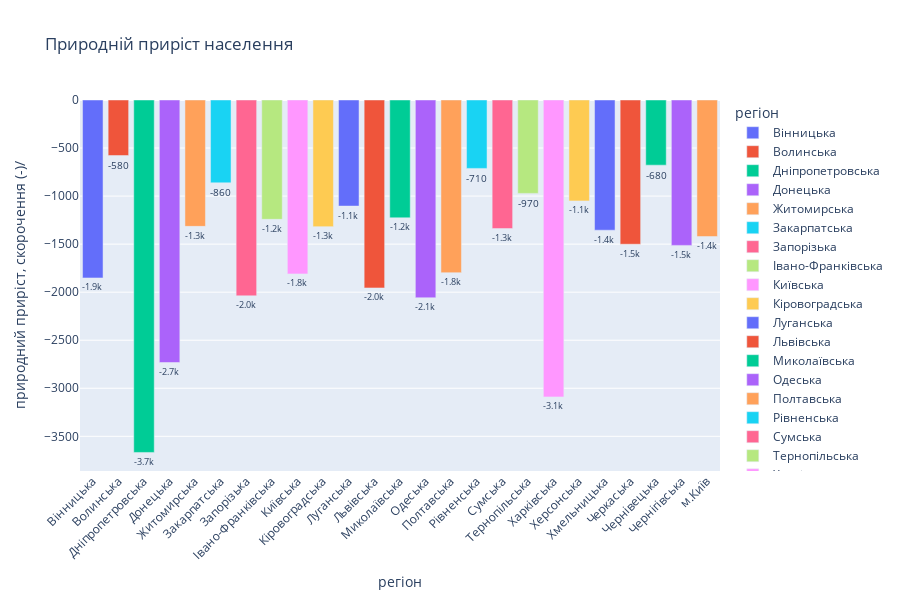

The notebook cell saved with this chart:
### Markdown cell above
Стовпчаста діаграма про природній приріст населення

### Code cell
df_copy = df[~df['регіон'].str.contains('Україна')]
fig = px.bar(df_copy, y='природний приріст, скорочення (-)/', x='регіон', text='природний приріст, скорочення (-)/', color='регіон', title='Природній приріст населення')
fig.update_traces(texttemplate='%{text:.2s}', textposition='outside')
fig.update_layout(uniformtext_minsize=8)
fig.update_layout(xaxis_tickangle=-45)
fig.layout.width = 900
fig.layout.height = 600
fig

### Figure 1 — Plotly figure (JSON) as saved in the notebook; plotly's stock layout.template omitted (floating-point values rounded to 4 significant figures)
{"data": [{"alignmentgroup": "True", "hovertemplate": "регіон=%{x}<br>природний приріст, скорочення (-)/=%{text}<extra></extra>", "legendgroup": "Вінницька", "marker": {"color": "#636efa", "pattern": {"shape": ""}}, "name": "Вінницька", "offsetgroup": "Вінницька", "orientation": "v", "showlegend": true, "text": [-1852], "textposition": "outside", "texttemplate": "%{text:.2s}", "type": "bar", "x": ["Вінницька"], "xaxis": "x", "y": [-1852], "yaxis": "y"}, {"alignmentgroup": "True", "hovertemplate": "регіон=%{x}<br>природний приріст, скорочення (-)/=%{text}<extra></extra>", "legendgroup": "Волинська", "marker": {"color": "#EF553B", "pattern": {"shape": ""}}, "name": "Волинська", "offsetgroup": "Волинська", "orientation": "v", "showlegend": true, "text": [-578], "textposition": "outside", "texttemplate": "%{text:.2s}", "type": "bar", "x": ["Волинська"], "xaxis": "x", "y": [-578], "yaxis": "y"}, {"alignmentgroup": "True", "hovertemplate": "регіон=%{x}<br>природний приріст, скорочення (-)/=%{text}<extra></extra>", "legendgroup": "Дніпропетровська", "marker": {"color": "#00cc96", "pattern": {"shape": ""}}, "name": "Дніпропетровська", "offsetgroup": "Дніпропетровська", "orientation": "v", "showlegend": true, "text": [-3668], "textposition": "outside", "texttemplate": "%{text:.2s}", "type": "bar", "x": ["Дніпропетровська"], "xaxis": "x", "y": [-3668], "yaxis": "y"}, {"alignmentgroup": "True", "hovertemplate": "регіон=%{x}<br>природний приріст, скорочення (-)/=%{text}<extra></extra>", "legendgroup": "Донецька", "marker": {"color": "#ab63fa", "pattern": {"shape": ""}}, "name": "Донецька", "offsetgroup": "Донецька", "orientation": "v", "showlegend": true, "text": [-2732], "textposition": "outside", "texttemplate": "%{text:.2s}", "type": "bar", "x": ["Донецька"], "xaxis": "x", "y": [-2732], "yaxis": "y"}, {"alignmentgroup": "True", "hovertemplate": "регіон=%{x}<br>природний приріст, скорочення (-)/=%{text}<extra></extra>", "legendgroup": "Житомирська", "marker": {"color": "#FFA15A", "pattern": {"shape": ""}}, "name": "Житомирська", "offsetgroup": "Житомирська", "orientation": "v", "showlegend": true, "text": [-1315], "textposition": "outside", "texttemplate": "%{text:.2s}", "type": "bar", "x": ["Житомирська"], "xaxis": "x", "y": [-1315], "yaxis": "y"}, {"alignmentgroup": "True", "hovertemplate": "регіон=%{x}<br>природний приріст, скорочення (-)/=%{text}<extra></extra>", "legendgroup": "Закарпатська", "marker": {"color": "#19d3f3", "pattern": {"shape": ""}}, "name": "Закарпатська", "offsetgroup": "Закарпатська", "orientation": "v", "showlegend": true, "text": [-862], "textposition": "outside", "texttemplate": "%{text:.2s}", "type": "bar", "x": ["Закарпатська"], "xaxis": "x", "y": [-862], "yaxis": "y"}, {"alignmentgroup": "True", "hovertemplate": "регіон=%{x}<br>природний приріст, скорочення (-)/=%{text}<extra></extra>", "legendgroup": "Запорізька", "marker": {"color": "#FF6692", "pattern": {"shape": ""}}, "name": "Запорізька", "offsetgroup": "Запорізька", "orientation": "v", "showlegend": true, "text": [-2038], "textposition": "outside", "texttemplate": "%{text:.2s}", "type": "bar", "x": ["Запорізька"], "xaxis": "x", "y": [-2038], "yaxis": "y"}, {"alignmentgroup": "True", "hovertemplate": "регіон=%{x}<br>природний приріст, скорочення (-)/=%{text}<extra></extra>", "legendgroup": "Івано-Франківська", "marker": {"color": "#B6E880", "pattern": {"shape": ""}}, "name": "Івано-Франківська", "offsetgroup": "Івано-Франківська", "orientation": "v", "showlegend": true, "text": [-1242], "textposition": "outside", "texttemplate": "%{text:.2s}", "type": "bar", "x": ["Івано-Франківська"], "xaxis": "x", "y": [-1242], "yaxis": "y"}, {"alignmentgroup": "True", "hovertemplate": "регіон=%{x}<br>природний приріст, скорочення (-)/=%{text}<extra></extra>", "legendgroup": "Київська", "marker": {"color": "#FF97FF", "pattern": {"shape": ""}}, "name": "Київська", "offsetgroup": "Київська", "orientation": "v", "showlegend": true, "text": [-1810], "textposition": "outside", "texttemplate": "%{text:.2s}", "type": "bar", "x": ["Київська"], "xaxis": "x", "y": [-1810], "yaxis": "y"}, {"alignmentgroup": "True", "hovertemplate": "регіон=%{x}<br>природний приріст, скорочення (-)/=%{text}<extra></extra>", "legendgroup": "Кіровоградська", "marker": {"color": "#FECB52", "pattern": {"shape": ""}}, "name": "Кіровоградська", "offsetgroup": "Кіровоградська", "orientation": "v", "showlegend": true, "text": [-1318], "textposition": "outside", "texttemplate": "%{text:.2s}", "type": "bar", "x": ["Кіровоградська"], "xaxis": "x", "y": [-1318], "yaxis": "y"}, {"alignmentgroup": "True", "hovertemplate": "регіон=%{x}<br>природний приріст, скорочення (-)/=%{text}<extra></extra>", "legendgroup": "Луганська", "marker": {"color": "#636efa", "pattern": {"shape": ""}}, "name": "Луганська", "offsetgroup": "Луганська", "orientation": "v", "showlegend": true, "text": [-1104], "textposition": "outside", "texttemplate": "%{text:.2s}", "type": "bar", "x": ["Луганська"], "xaxis": "x", "y": [-1104], "yaxis": "y"}, {"alignmentgroup": "True", "hovertemplate": "регіон=%{x}<br>природний приріст, скорочення (-)/=%{text}<extra></extra>", "legendgroup": "Львівська", "marker": {"color": "#EF553B", "pattern": {"shape": ""}}, "name": "Львівська", "offsetgroup": "Львівська", "orientation": "v", "showlegend": true, "text": [-1956], "textposition": "outside", "texttemplate": "%{text:.2s}", "type": "bar", "x": ["Львівська"], "xaxis": "x", "y": [-1956], "yaxis": "y"}, {"alignmentgroup": "True", "hovertemplate": "регіон=%{x}<br>природний приріст, скорочення (-)/=%{text}<extra></extra>", "legendgroup": "Миколаївська", "marker": {"color": "#00cc96", "pattern": {"shape": ""}}, "name": "Миколаївська", "offsetgroup": "Миколаївська", "orientation": "v", "showlegend": true, "text": [-1226], "textposition": "outside", "texttemplate": "%{text:.2s}", "type": "bar", "x": ["Миколаївська"], "xaxis": "x", "y": [-1226], "yaxis": "y"}, {"alignmentgroup": "True", "hovertemplate": "регіон=%{x}<br>природний приріст, скорочення (-)/=%{text}<extra></extra>", "legendgroup": "Одеська", "marker": {"color": "#ab63fa", "pattern": {"shape": ""}}, "name": "Одеська", "offsetgroup": "Одеська", "orientation": "v", "showlegend": true, "text": [-2058], "textposition": "outside", "texttemplate": "%{text:.2s}", "type": "bar", "x": ["Одеська"], "xaxis": "x", "y": [-2058], "yaxis": "y"}, {"alignmentgroup": "True", "hovertemplate": "регіон=%{x}<br>природний приріст, скорочення (-)/=%{text}<extra></extra>", "legendgroup": "Полтавська", "marker": {"color": "#FFA15A", "pattern": {"shape": ""}}, "name": "Полтавська", "offsetgroup": "Полтавська", "orientation": "v", "showlegend": true, "text": [-1797], "textposition": "outside", "texttemplate": "%{text:.2s}", "type": "bar", "x": ["Полтавська"], "xaxis": "x", "y": [-1797], "yaxis": "y"}, {"alignmentgroup": "True", "hovertemplate": "регіон=%{x}<br>природний приріст, скорочення (-)/=%{text}<extra></extra>", "legendgroup": "Рівненська", "marker": {"color": "#19d3f3", "pattern": {"shape": ""}}, "name": "Рівненська", "offsetgroup": "Рівненська", "orientation": "v", "showlegend": true, "text": [-712], "textposition": "outside", "texttemplate": "%{text:.2s}", "type": "bar", "x": ["Рівненська"], "xaxis": "x", "y": [-712], "yaxis": "y"}, {"alignmentgroup": "True", "hovertemplate": "регіон=%{x}<br>природний приріст, скорочення (-)/=%{text}<extra></extra>", "legendgroup": "Сумська", "marker": {"color": "#FF6692", "pattern": {"shape": ""}}, "name": "Сумська", "offsetgroup": "Сумська", "orientation": "v", "showlegend": true, "text": [-1338], "textposition": "outside", "texttemplate": "%{text:.2s}", "type": "bar", "x": ["Сумська"], "xaxis": "x", "y": [-1338], "yaxis": "y"}, {"alignmentgroup": "True", "hovertemplate": "регіон=%{x}<br>природний приріст, скорочення (-)/=%{text}<extra></extra>", "legendgroup": "Тернопільська", "marker": {"color": "#B6E880", "pattern": {"shape": ""}}, "name": "Тернопільська", "offsetgroup": "Тернопільська", "orientation": "v", "showlegend": true, "text": [-972], "textposition": "outside", "texttemplate": "%{text:.2s}", "type": "bar", "x": ["Тернопільська"], "xaxis": "x", "y": [-972], "yaxis": "y"}, {"alignmentgroup": "True", "hovertemplate": "регіон=%{x}<br>природний приріст, скорочення (-)/=%{text}<extra></extra>", "legendgroup": "Харківська", "marker": {"color": "#FF97FF", "pattern": {"shape": ""}}, "name": "Харківська", "offsetgroup": "Харківська", "orientation": "v", "showlegend": true, "text": [-3090], "textposition": "outside", "texttemplate": "%{text:.2s}", "type": "bar", "x": ["Харківська"], "xaxis": "x", "y": [-3090], "yaxis": "y"}, {"alignmentgroup": "True", "hovertemplate": "регіон=%{x}<br>природний приріст, скорочення (-)/=%{text}<extra></extra>", "legendgroup": "Херсонська", "marker": {"color": "#FECB52", "pattern": {"shape": ""}}, "name": "Херсонська", "offsetgroup": "Херсонська", "orientation": "v", "showlegend": true, "text": [-1050], "textposition": "outside", "texttemplate": "%{text:.2s}", "type": "bar", "x": ["Херсонська"], "xaxis": "x", "y": [-1050], "yaxis": "y"}, {"alignmentgroup": "True", "hovertemplate": "регіон=%{x}<br>природний приріст, скорочення (-)/=%{text}<extra></extra>", "legendgroup": "Хмельницька", "marker": {"color": "#636efa", "pattern": {"shape": ""}}, "name": "Хмельницька", "offsetgroup": "Хмельницька", "orientation": "v", "showlegend": true, "text": [-1355], "textposition": "outside", "texttemplate": "%{text:.2s}", "type": "bar", "x": ["Хмельницька"], "xaxis": "x", "y": [-1355], "yaxis": "y"}, {"alignmentgroup": "True", "hovertemplate": "регіон=%{x}<br>природний приріст, скорочення (-)/=%{text}<extra></extra>", "legendgroup": "Черкаська", "marker": {"color": "#EF553B", "pattern": {"shape": ""}}, "name": "Черкаська", "offsetgroup": "Черкаська", "orientation": "v", "showlegend": true, "text": [-1501], "textposition": "outside", "texttemplate": "%{text:.2s}", "type": "bar", "x": ["Черкаська"], "xaxis": "x", "y": [-1501], "yaxis": "y"}, {"alignmentgroup": "True", "hovertemplate": "регіон=%{x}<br>природний приріст, скорочення (-)/=%{text}<extra></extra>", "legendgroup": "Чернівецька", "marker": {"color": "#00cc96", "pattern": {"shape": ""}}, "name": "Чернівецька", "offsetgroup": "Чернівецька", "orientation": "v", "showlegend": true, "text": [-678], "textposition": "outside", "texttemplate": "%{text:.2s}", "type": "bar", "x": ["Чернівецька"], "xaxis": "x", "y": [-678], "yaxis": "y"}, {"alignmentgroup": "True", "hovertemplate": "регіон=%{x}<br>природний приріст, скорочення (-)/=%{text}<extra></extra>", "legendgroup": "Чернігівська", "marker": {"color": "#ab63fa", "pattern": {"shape": ""}}, "name": "Чернігівська", "offsetgroup": "Чернігівська", "orientation": "v", "showlegend": true, "text": [-1513], "textposition": "outside", "texttemplate": "%{text:.2s}", "type": "bar", "x": ["Чернігівська"], "xaxis": "x", "y": [-1513], "yaxis": "y"}, {"alignmentgroup": "True", "hovertemplate": "регіон=%{x}<br>природний приріст, скорочення (-)/=%{text}<extra></extra>", "legendgroup": "м.Київ", "marker": {"color": "#FFA15A", "pattern": {"shape": ""}}, "name": "м.Київ", "offsetgroup": "м.Київ", "orientation": "v", "showlegend": true, "text": [-1421], "textposition": "outside", "texttemplate": "%{text:.2s}", "type": "bar", "x": ["м.Київ"], "xaxis": "x", "y": [-1421], "yaxis": "y"}], "layout": {"barmode": "relative", "height": 600, "legend": {"title": {"text": "регіон"}, "tracegroupgap": 0}, "title": {"text": "Природній приріст населення"}, "uniformtext": {"minsize": 8}, "width": 900, "xaxis": {"anchor": "y", "categoryarray": ["Вінницька", "Волинська", "Дніпропетровська", "Донецька", "Житомирська", "Закарпатська", "Запорізька", "Івано-Франківська", "Київська", "Кіровоградська", "Луганська", "Львівська", "Миколаївська", "Одеська", "Полтавська", "Рівненська", "Сумська", "Тернопільська", "Харківська", "Херсонська", "Хмельницька", "Черкаська", "Чернівецька", "Чернігівська", "м.Київ"], "categoryorder": "array", "domain": [0, 1], "tickangle": -45, "title": {"text": "регіон"}}, "yaxis": {"anchor": "x", "domain": [0, 1], "title": {"text": "природний приріст, скорочення (-)/"}}}}
